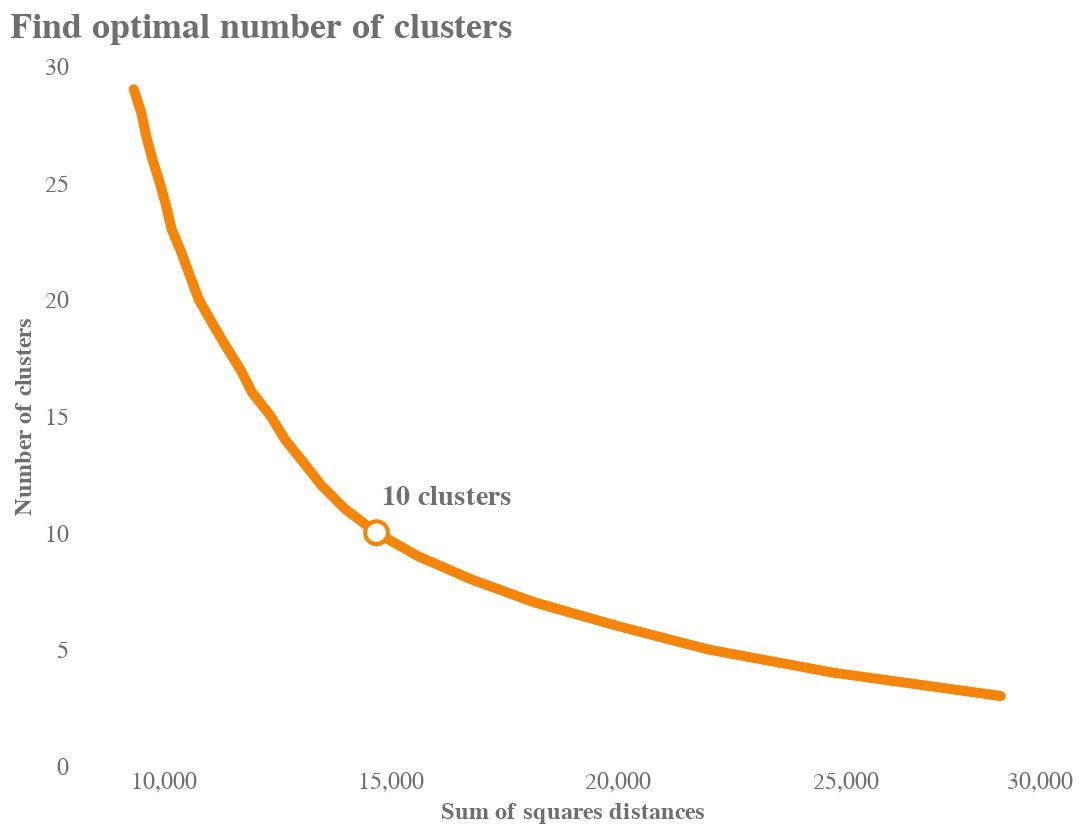

Notebook code cell kept with this figure:
### Markdown cell above
### find optimal number of clusters using the "elbow" method

### Code cell
sumSquares = []
for k in range(3,30):
    km = KMeans(n_clusters=k,random_state=42).fit(X_pca)
    sumSquares.append(km.inertia_)
    
getClusterSize = pd.DataFrame({'cluster':[i for i in range(3,30)], 'sumSquares':sumSquares})
pointLabelDf = getClusterSize.loc[getClusterSize['cluster']==10]
pointLabelDf['label'] = pointLabelDf['cluster'].astype(str) + ' clusters'

point = alt.Chart(pointLabelDf).mark_circle(color='white',stroke='#f58508',size=130, opacity=1
                                           ).encode(x='sumSquares:Q',y='cluster:Q')

text = point.mark_text(fontSize=14,font='Arial',fontWeight='bold',color='#6e6e6e',dy=-18,dx=35
                      ).encode(text='label')

line=alt.Chart(getClusterSize
              ).mark_line(size=5,color='#f58508',strokeCap='round').encode(
            x=alt.X('sumSquares:Q',axis=alt.Axis(labelAngle=0,title='Sum of squares distances',
                                                 tickMinStep=5000)),
            y=alt.Y('cluster:Q',axis=alt.Axis(title='Number of clusters')))

(line+point+text).properties(height=350, width=500, title = 'Find optimal number of clusters'
                    ).configure_axis(grid=False,labelColor='#6e6e6e',labelFont='Arial',
                                     labelFontSize=12,titleFont='Arial',titleFontSize=12,
                                     titleColor='#6e6e6e',domainWidth=0,tickSize=0
                    ).configure_view(strokeWidth=0
                    ).configure_title(fontSize=18,font='Arial',fontWeight='bold',
                                      color='#6e6e6e',anchor='start')

### Figure 1 — Vega-Lite specification as saved in the notebook (floating-point values rounded to 4 significant figures)
{"config": {"view": {"continuousWidth": 400, "continuousHeight": 300, "strokeWidth": 0}, "axis": {"domainWidth": 0, "grid": false, "labelColor": "#6e6e6e", "labelFont": "Arial", "labelFontSize": 12, "tickSize": 0, "titleColor": "#6e6e6e", "titleFont": "Arial", "titleFontSize": 12}, "title": {"anchor": "start", "color": "#6e6e6e", "font": "Arial", "fontSize": 18, "fontWeight": "bold"}}, "layer": [{"data": {"name": "data-44962ce9a152ff8e140a6ed88330143b"}, "mark": {"type": "line", "color": "#f58508", "size": 5, "strokeCap": "round"}, "encoding": {"x": {"type": "quantitative", "axis": {"labelAngle": 0, "tickMinStep": 5000, "title": "Sum of squares distances"}, "field": "sumSquares"}, "y": {"type": "quantitative", "axis": {"title": "Number of clusters"}, "field": "cluster"}}}, {"data": {"name": "data-a6b60b6fea6d6f4814cb6d907ae8085b"}, "mark": {"type": "circle", "color": "white", "opacity": 1, "size": 130, "stroke": "#f58508"}, "encoding": {"x": {"type": "quantitative", "field": "sumSquares"}, "y": {"type": "quantitative", "field": "cluster"}}}, {"data": {"name": "data-a6b60b6fea6d6f4814cb6d907ae8085b"}, "mark": {"type": "text", "color": "#6e6e6e", "dx": 35, "dy": -18, "font": "Arial", "fontSize": 14, "fontWeight": "bold"}, "encoding": {"text": {"type": "nominal", "field": "label"}, "x": {"type": "quantitative", "field": "sumSquares"}, "y": {"type": "quantitative", "field": "cluster"}}}], "height": 350, "title": "Find optimal number of clusters", "width": 500, "$schema": "https://vega.github.io/schema/vega-lite/v4.8.1.json", "datasets": {"data-44962ce9a152ff8e140a6ed88330143b": [{"cluster": 3, "sumSquares": 28430.0}, {"cluster": 4, "sumSquares": 24740.0}, {"cluster": 5, "sumSquares": 21990.0}, {"cluster": 6, "sumSquares": 20000.0}, {"cluster": 7, "sumSquares": 18200.0}, {"cluster": 8, "sumSquares": 16790.0}, {"cluster": 9, "sumSquares": 15600.0}, {"cluster": 10, "sumSquares": 14700.0}, {"cluster": 11, "sumSquares": 14010.0}, {"cluster": 12, "sumSquares": 13500.0}, {"cluster": 13, "sumSquares": 13090.0}, {"cluster": 14, "sumSquares": 12680.0}, {"cluster": 15, "sumSquares": 12370.0}, {"cluster": 16, "sumSquares": 11970.0}, {"cluster": 17, "sumSquares": 11700.0}, {"cluster": 18, "sumSquares": 11380.0}, {"cluster": 19, "sumSquares": 11080.0}, {"cluster": 20, "sumSquares": 10790.0}, {"cluster": 21, "sumSquares": 10600.0}, {"cluster": 22, "sumSquares": 10410.0}, {"cluster": 23, "sumSquares": 10190.0}, {"cluster": 24, "sumSquares": 10070.0}, {"cluster": 25, "sumSquares": 9931.0}, {"cluster": 26, "sumSquares": 9769.0}, {"cluster": 27, "sumSquares": 9632.0}, {"cluster": 28, "sumSquares": 9525.0}, {"cluster": 29, "sumSquares": 9358.0}], "data-a6b60b6fea6d6f4814cb6d907ae8085b": [{"cluster": 10, "sumSquares": 14700.0, "label": "10 clusters"}]}}
